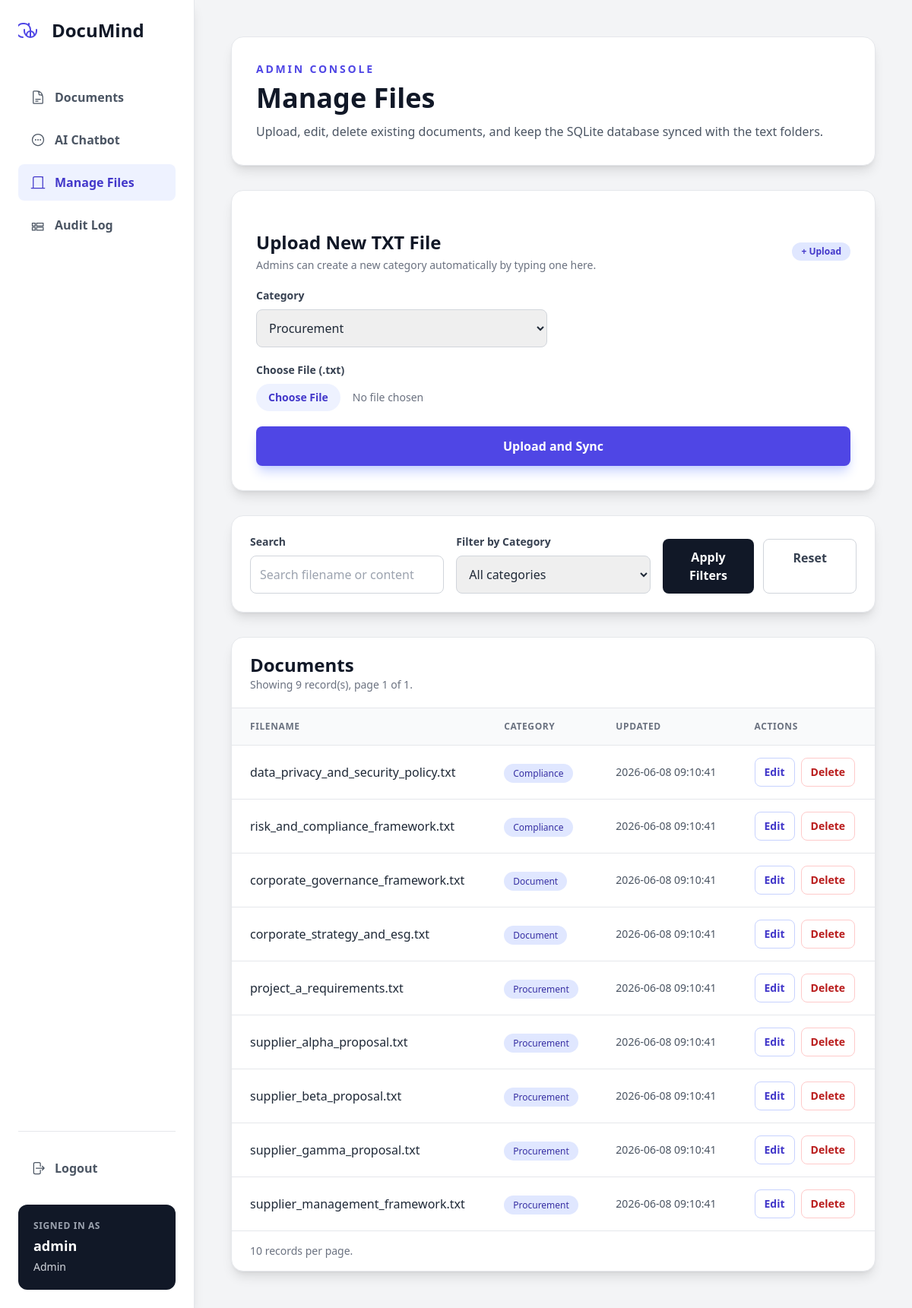
/admin/files (signed in), run on the app's committed database.
### tables this page shows
CREATE TABLE documents (
            id INTEGER PRIMARY KEY AUTOINCREMENT,
            filename TEXT,
            category TEXT,
            content TEXT,
            upload_date TEXT
        , updated_at TEXT);

### frontend/app.py (the view, shortened to what this page needs)
@app.route('/admin/files', methods=['GET', 'POST'])
def admin_files():
    if not is_admin():
        return redirect(url_for('dashboard'))
    documents = get_documents('admin')
    category_filter = request.args.get('category', '').strip().lower()
    query_filter = request.args.get('q', '').strip()
    filtered_documents = filter_documents(documents, category_filter, query_filter)
    page = request.args.get('page', 1, type=int)
    paginated_documents, page, total_pages, total_filtered = paginate_items(filtered_documents, page)
    edit_document = None
    edit_document_id = request.args.get('edit_id')
    if edit_document_id:
        edit_document = get_document_by_id(edit_document_id)
    upload_categories = get_allowed_categories('admin')
    return render_template(
        'admin_files.html',
        documents=paginated_documents,
        username=current_username(),
        edit_document=edit_document,
        page=page,
        total_pages=total_pages,
        total_filtered=total_filtered,
        category_filter=category_filter,
        query_filter=query_filter,
        upload_categories=upload_categories,
    )

### backend/database_logic.py (called while the page is built)
def get_db_connection():
    conn = sqlite3.connect(DB_PATH)
    conn.row_factory = sqlite3.Row
    return conn

def get_allowed_categories(role):
    return ROLE_ACCESS.get(role, [])

def get_documents(role):
    if role == 'admin':
        return get_documents_by_category()
    documents = []
    for category in get_allowed_categories(role):
        documents.extend(get_documents_by_category(category))
    return documents

def get_documents_by_category(category=None):
    conn = get_db_connection()
    if category:
        rows = conn.execute(
            'SELECT id, filename, category, content, updated_at FROM documents WHERE category = ? ORDER BY filename',
            (category,),
        ).fetchall()
    else:
        rows = conn.execute(
            'SELECT id, filename, category, content, updated_at FROM documents ORDER BY category, filename'
        ).fetchall()
    conn.close()
    return rows

### frontend/app.py (called while the page is built, shortened)
def current_username():
    return session.get('username', 'guest')

def current_role():
    return session.get('role')

def is_admin():
    return current_role() == 'admin'

def filter_documents(documents, category_filter='', query_filter=''):
    filtered_documents = list(documents)
    if category_filter:
        filtered_documents = [document for document in filtered_documents if document['category'] == category_filter]
    return filtered_documents

def paginate_items(items, page):
    total = len(items)
    total_pages = max((total + PAGE_SIZE - 1) // PAGE_SIZE, 1)
    page = max(1, min(page, total_pages))
    start = (page - 1) * PAGE_SIZE
    end = start + PAGE_SIZE
    return items[start:end], page, total_pages, total

### frontend/templates/admin_files.html (shortened to what this page needs)
{% extends "base.html" %}
{% block content %}
<div class="max-w-7xl space-y-8">
    <div class="bg-white border border-gray-200 rounded-2xl shadow-lg p-8">
        <p class="text-sm font-semibold uppercase tracking-[0.2em] text-indigo-600 mb-2">Admin Console</p>
        <h2 class="text-4xl font-bold text-gray-900 mb-3">Manage Files</h2>
        <p class="text-gray-600">Upload, edit, delete existing documents, and keep the SQLite database synced with the text folders.</p>
    </div>
    <form method="post" enctype="multipart/form-data" class="bg-white rounded-2xl shadow-lg border border-gray-200 p-8 space-y-5 xl:col-span-2" data-loading-message="Uploading file... the document is thinking hard about its new home.">
        <div class="flex items-center justify-between">
            <div>
                <h2 class="text-2xl font-bold text-gray-900">Upload New TXT File</h2>
                <p class="text-sm text-gray-500 mt-1">Admins can create a new category automatically by typing one here.</p>
            </div>
            <span class="rounded-full bg-indigo-100 px-3 py-1 text-xs font-bold text-indigo-700">+ Upload</span>
        </div>
        <div class="grid gap-4 md:grid-cols-2">
            <div>
                <label class="block mb-2 font-semibold text-sm text-gray-700">Category</label>
                <select name="category" class="w-full border border-gray-300 p-3 rounded-lg focus:ring-2 focus:ring-indigo-500 outline-none transition">
                    {% for category in upload_categories %}
                    <option value="{{ category }}">{{ category|title }}</option>
                    {% endfor %}
                </select>
            </div>
        </div>
        <div>
            <label class="block mb-2 font-semibold text-sm text-gray-700">Choose File (.txt)</label>
            <input type="file" name="file" class="w-full text-sm text-gray-500 file:mr-4 file:py-2 file:px-4 file:rounded-full file:border-0 file:text-sm file:font-semibold file:bg-indigo-50 file:text-indigo-700 hover:file:bg-indigo-100">
        </div>
        <button class="w-full bg-indigo-600 text-white font-bold py-3.5 rounded-lg hover:bg-indigo-700 transition shadow-lg shadow-indigo-200">Upload and Sync</button>
    </form>
    <div class="bg-white rounded-2xl shadow-lg border border-gray-200 p-6 space-y-5">
        <form method="get" class="grid gap-4 lg:grid-cols-3 items-end">
            <div>
                <label class="block mb-2 text-sm font-semibold text-gray-700">Search</label>
                <input type="text" name="q" value="{{ query_filter }}" placeholder="Search filename or content" class="w-full border border-gray-300 p-3 rounded-lg focus:ring-2 focus:ring-indigo-500 outline-none transition">
            </div>
            <div>
                <label class="block mb-2 text-sm font-semibold text-gray-700">Filter by Category</label>
                <select name="category" class="w-full border border-gray-300 p-3 rounded-lg focus:ring-2 focus:ring-indigo-500 outline-none transition">
                    <option value="">All categories</option>
                </select>
            </div>
            <div class="flex gap-3">
                <button class="flex-1 rounded-lg bg-gray-900 px-4 py-3 font-bold text-white hover:bg-gray-800">Apply Filters</button>
                <a href="{{ url_for('admin_files') }}" class="flex-1 rounded-lg border border-gray-300 px-4 py-3 text-center font-bold text-gray-700 hover:bg-gray-50">Reset</a>
            </div>
        </form>
    </div>
    <div class="bg-white rounded-2xl shadow-lg border border-gray-200 overflow-hidden">
        <div class="flex items-center justify-between border-b border-gray-200 px-6 py-5">
            <div>
                <h2 class="text-2xl font-bold text-gray-900">Documents</h2>
                <p class="text-sm text-gray-500">Showing {{ total_filtered }} record(s), page {{ page }} of {{ total_pages }}.</p>
            </div>
        </div>
        <table class="w-full text-left">
            <thead class="bg-gray-50 border-b border-gray-200">
                <tr>
                    <th class="px-6 py-4 text-xs font-bold text-gray-500 uppercase tracking-wider">Filename</th>
                    <th class="px-6 py-4 text-xs font-bold text-gray-500 uppercase tracking-wider">Category</th>
                    <th class="px-6 py-4 text-xs font-bold text-gray-500 uppercase tracking-wider">Updated</th>
                    <th class="px-6 py-4 text-xs font-bold text-gray-500 uppercase tracking-wider">Actions</th>
                </tr>
            </thead>
            <tbody class="divide-y divide-gray-200">
                {% for document in documents %}
                <tr class="hover:bg-gray-50 transition">
                    <td class="px-6 py-4 font-medium text-gray-800">{{ document['filename'] }}</td>
                    <td class="px-6 py-4">
                        <span class="rounded-full bg-indigo-100 px-3 py-1 text-xs font-medium text-indigo-800">{{ document['category']|title }}</span>
                    </td>
                    <td class="px-6 py-4 text-sm text-gray-600">{{ document['updated_at'] }}</td>
                    <td class="px-6 py-4">
                        <div class="flex flex-wrap gap-2">
                            <a href="{{ url_for('admin_files', edit_id=document['id'], page=page, category=category_filter, q=query_filter) }}" class="rounded-lg border border-indigo-200 px-3 py-2 text-sm font-semibold text-indigo-700 hover:bg-indigo-50">Edit</a>
                            <form method="post" class="inline" data-loading-message="Deleting the file... even bad paperwork deserves a proper goodbye.">
                                <button type="submit" onclick="return confirm('Delete {{ document.filename }}?')" class="rounded-lg border border-red-200 px-3 py-2 text-sm font-semibold text-red-700 hover:bg-red-50">Delete</button>
                            </form>
                        </div>
                    </td>
                </tr>
                {% endfor %}
            </tbody>
        </table>
        <div class="flex items-center justify-between border-t border-gray-200 px-6 py-4">
            <p class="text-sm text-gray-500">10 records per page.</p>
        </div>
    </div>
</div>
{% endblock %}

### data on the page
documents: filename "data_privacy_and_security_policy.txt", category "Compliance", updated_at "2026-06-08 09:10:41"
documents: filename "risk_and_compliance_framework.txt", category "Compliance", updated_at "2026-06-08 09:10:41"
documents: filename "corporate_governance_framework.txt", category "Document", updated_at "2026-06-08 09:10:41"
documents: filename "corporate_strategy_and_esg.txt", category "Document", updated_at "2026-06-08 09:10:41"
documents: filename "project_a_requirements.txt", category "Procurement", updated_at "2026-06-08 09:10:41"
documents: filename "supplier_alpha_proposal.txt", category "Procurement", updated_at "2026-06-08 09:10:41"
documents: filename "supplier_beta_proposal.txt", category "Procurement", updated_at "2026-06-08 09:10:41"
documents: filename "supplier_gamma_proposal.txt", category "Procurement", updated_at "2026-06-08 09:10:41"
documents: filename "supplier_management_framework.txt", category "Procurement", updated_at "2026-06-08 09:10:41"

### other printed values
{{ session.get('username', 'Guest') }} "admin"
{{ session.get('role', 'Guest') | capitalize }} "Admin"
{{ total_filtered }} "9"
{{ page }} "1"
{{ total_pages }} "1"
form field category "Procurement"
